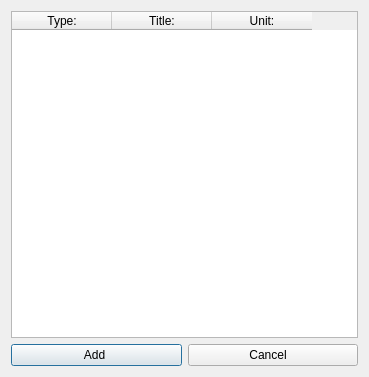
<?xml version="1.0" encoding="UTF-8"?>
<ui version="4.0">
 <class>AddMBsSWs_Dialog</class>
 <widget class="QDialog" name="AddMBsSWs_Dialog">
  <property name="windowModality">
   <enum>Qt::WindowModal</enum>
  </property>
  <property name="geometry">
   <rect>
    <x>0</x>
    <y>0</y>
    <width>369</width>
    <height>377</height>
   </rect>
  </property>
  <property name="sizePolicy">
   <sizepolicy hsizetype="Expanding" vsizetype="Expanding">
    <horstretch>0</horstretch>
    <verstretch>0</verstretch>
   </sizepolicy>
  </property>
  <property name="font">
   <font>
    <family>Liberation Sans</family>
   </font>
  </property>
  <property name="windowTitle">
   <string>Add Measuring Blocks &amp; Switches</string>
  </property>
  <layout class="QGridLayout" name="gridLayout_2">
   <item row="0" column="0">
    <layout class="QGridLayout" name="gridLayout_3">
     <item row="0" column="0">
      <widget class="QTableWidget" name="MBsSWs_tableWidget">
       <property name="alternatingRowColors">
        <bool>true</bool>
       </property>
       <property name="selectionMode">
        <enum>QAbstractItemView::MultiSelection</enum>
       </property>
       <property name="selectionBehavior">
        <enum>QAbstractItemView::SelectRows</enum>
       </property>
       <property name="verticalScrollMode">
        <enum>QAbstractItemView::ScrollPerPixel</enum>
       </property>
       <property name="horizontalScrollMode">
        <enum>QAbstractItemView::ScrollPerPixel</enum>
       </property>
       <property name="sortingEnabled">
        <bool>false</bool>
       </property>
       <property name="rowCount">
        <number>0</number>
       </property>
       <attribute name="horizontalHeaderVisible">
        <bool>true</bool>
       </attribute>
       <attribute name="horizontalHeaderShowSortIndicator" stdset="0">
        <bool>false</bool>
       </attribute>
       <attribute name="verticalHeaderVisible">
        <bool>true</bool>
       </attribute>
       <column>
        <property name="text">
         <string>Type:</string>
        </property>
       </column>
       <column>
        <property name="text">
         <string>Title:</string>
        </property>
       </column>
       <column>
        <property name="text">
         <string>Unit:</string>
        </property>
       </column>
      </widget>
     </item>
     <item row="1" column="0">
      <layout class="QGridLayout" name="gridLayout">
       <property name="topMargin">
        <number>0</number>
       </property>
       <item row="0" column="0">
        <widget class="QPushButton" name="add_pushButton">
         <property name="sizePolicy">
          <sizepolicy hsizetype="Expanding" vsizetype="Preferred">
           <horstretch>0</horstretch>
           <verstretch>0</verstretch>
          </sizepolicy>
         </property>
         <property name="minimumSize">
          <size>
           <width>0</width>
           <height>0</height>
          </size>
         </property>
         <property name="maximumSize">
          <size>
           <width>16777215</width>
           <height>16777215</height>
          </size>
         </property>
         <property name="text">
          <string>       Add        </string>
         </property>
         <property name="icon">
          <iconset resource="../../resources/FreeSSM.qrc">
           <normaloff>:/icons/chrystal/32x32/add.png</normaloff>:/icons/chrystal/32x32/add.png</iconset>
         </property>
         <property name="iconSize">
          <size>
           <width>24</width>
           <height>24</height>
          </size>
         </property>
        </widget>
       </item>
       <item row="0" column="1">
        <widget class="QPushButton" name="cancel_pushButton">
         <property name="sizePolicy">
          <sizepolicy hsizetype="Expanding" vsizetype="Preferred">
           <horstretch>0</horstretch>
           <verstretch>0</verstretch>
          </sizepolicy>
         </property>
         <property name="minimumSize">
          <size>
           <width>0</width>
           <height>0</height>
          </size>
         </property>
         <property name="maximumSize">
          <size>
           <width>16777215</width>
           <height>16777215</height>
          </size>
         </property>
         <property name="text">
          <string>    Cancel       </string>
         </property>
         <property name="icon">
          <iconset resource="../../resources/FreeSSM.qrc">
           <normaloff>:/icons/chrystal/32x32/cancel.png</normaloff>:/icons/chrystal/32x32/cancel.png</iconset>
         </property>
         <property name="iconSize">
          <size>
           <width>24</width>
           <height>24</height>
          </size>
         </property>
        </widget>
       </item>
      </layout>
     </item>
    </layout>
   </item>
  </layout>
 </widget>
 <resources>
  <include location="../../resources/FreeSSM.qrc"/>
 </resources>
 <connections/>
</ui>
